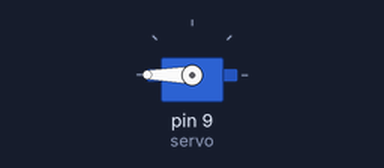
The sketch below on a simulated Arduino Uno, built with avr-gcc and run on an emulated ATmega328P. On the bench: servo.

Above: at 0.05 s.
At 2.6 s:
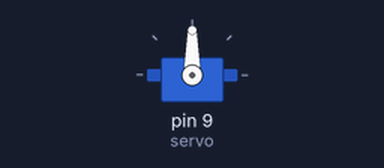
Timing chart, 0 to 6.0 s (numbered marks = the images above):
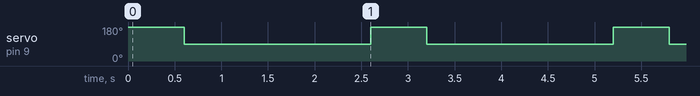

Measured:
- by itself, servo on pin 9 (servo): alternates 180° for 0.60 s and 90° for 2.0 s

The sketch:

sketch_jan24a.ino
```cpp
#include <Servo.h>

Servo servo;

void setup() {
  Serial.begin(9600);
  servo.attach(9, 100, 2900);
}

void loop() {
  servo.write(180);
  delay(600);
  servo.write(90);
  delay(2000);
}
```
